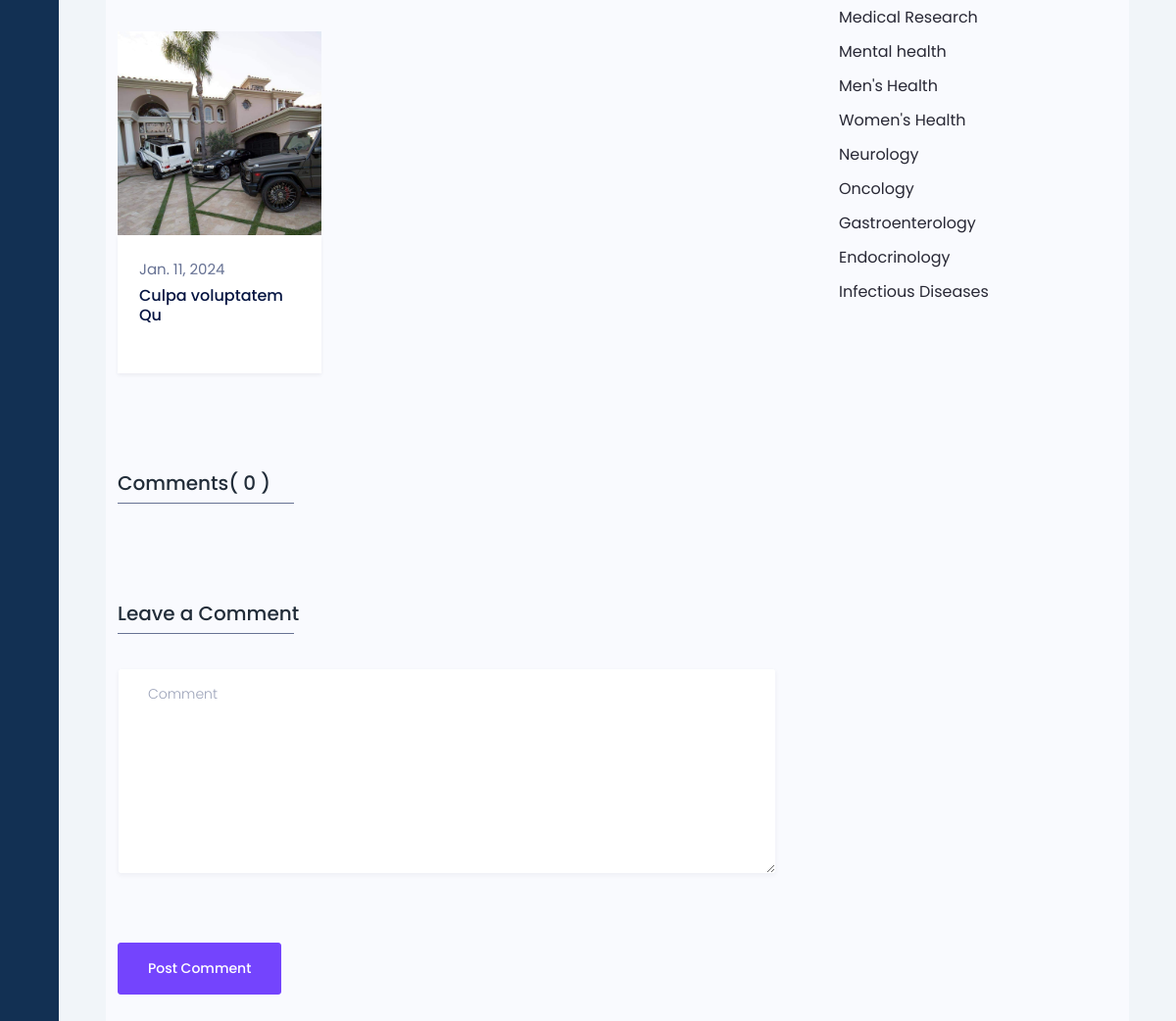
The app's page /blog/2/ (signed in, lower part), older data.
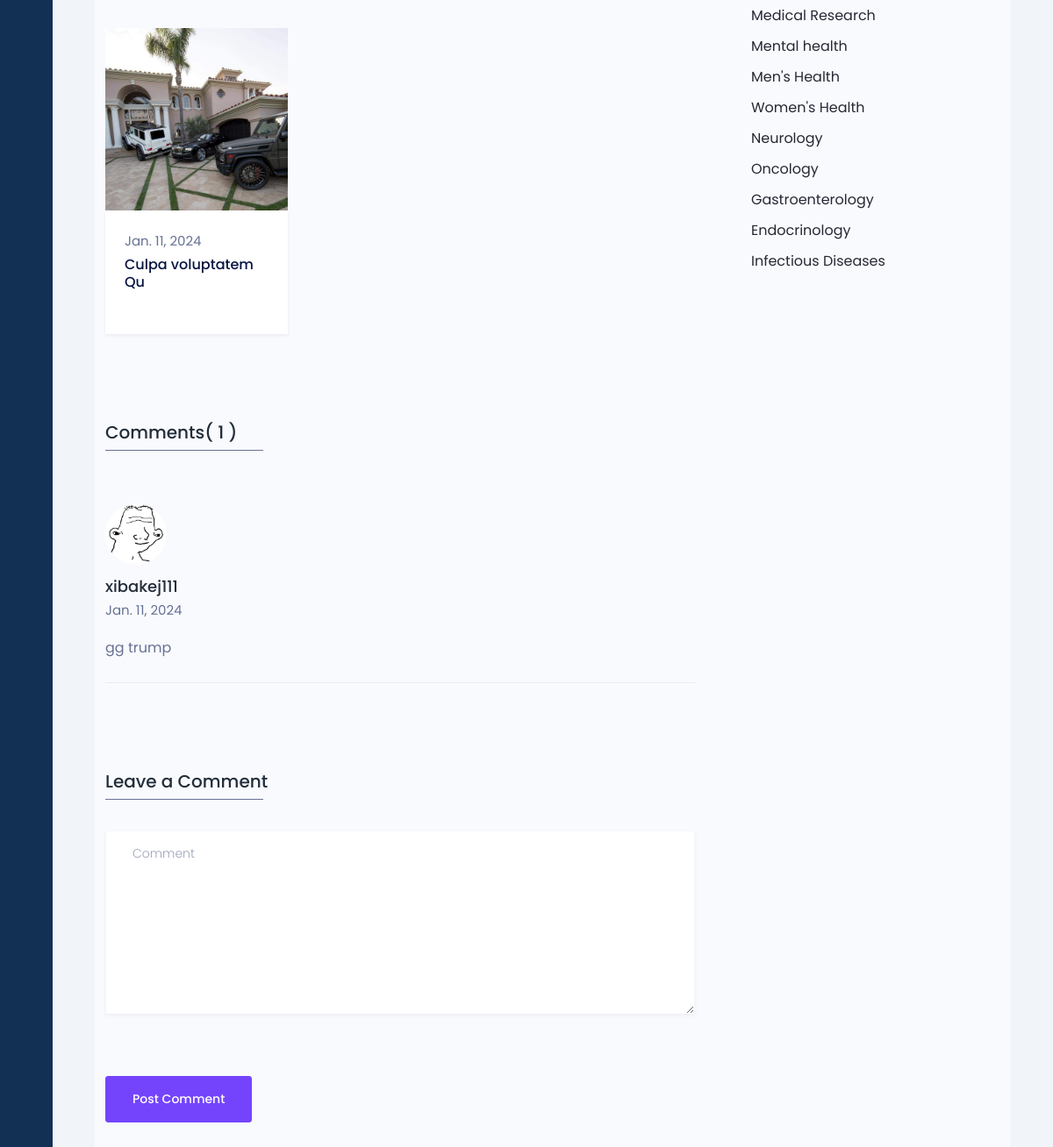
The same page, newer data.
### doctors/models.py (models this page shows, shortened)
class Blogs(models.Model):
  blog_id = models.AutoField(primary_key=True)
  title = models.CharField(max_length=255)
  description = models.TextField()
  summary = models.TextField()
  is_published = models.BooleanField(default=False)
  posted_at = models.DateField(default=datetime.now)
  thumbnail = models.ImageField(upload_to="blogs/thumbnail", null=True, blank=True)
  id_category = models.ForeignKey(Category, on_delete=models.PROTECT)
  doctor = models.ForeignKey(Doctors, on_delete=models.CASCADE)
  class Meta:
    verbose_name = "Blog"
    verbose_name_plural = "Blogs"

class Category(models.Model):
  id_category = models.AutoField(primary_key=True)
  name = models.CharField(max_length=50)
  class Meta:
    verbose_name = "Category"
    verbose_name_plural = "Categories"
  def __str__(self):
    return self.name

class Comments(models.Model):
  comment_id = models.AutoField(primary_key=True)
  content = models.TextField()
  commented_at = models.DateField(default=datetime.now)
  user = models.ForeignKey(Users, on_delete=models.CASCADE)
  blog = models.ForeignKey(Blogs, on_delete=models.CASCADE)
  class Meta:
    verbose_name = "Comment"
    verbose_name_plural = "Comments"

### users/models.py (models this page shows, shortened)
class Users(AbstractUser):
    email = models.CharField(max_length=50,unique=True)
    username = models.CharField(max_length=50, unique=True)
    password = models.CharField(max_length=200)
    first_name = models.CharField(max_length=50)
    last_name = models.CharField(max_length=50)
    gender_choices = (("Male", "Male"), ("Female", "Female"))
    gender = models.CharField(max_length=10, choices=gender_choices, default="not_known")
    birthday = models.DateField(null=True, blank=True)
    is_doctor = models.BooleanField(default=False)
    profile_avatar = models.ImageField(upload_to="users/profiles", blank=True, default="doctor/profiles/download.png")
    id_address = models.ForeignKey(Address, on_delete=models.CASCADE, null=True)
    class Meta:
      verbose_name = "User"
      verbose_name_plural = "Users"

### doctors/views.py (the view)
# urls.py: path('blog/<int:blog_id>/',view_blog,name='blog'),
@login_required(login_url='/login')
def view_blog(request, blog_id):
    base_template = 'patients/base.html'
    if request.user.is_doctor:
      base_template = 'doctors/base.html'
    blog = get_object_or_404(Blogs, blog_id=blog_id)
    related_blogs = Blogs.objects.filter(id_category=blog.id_category, is_published=True).exclude(blog_id=blog_id).order_by('-posted_at')[:3]
    recent_blogs = Blogs.objects.filter(~Q(blog_id=blog_id), is_published=True).order_by('-posted_at')[:5]
    categories = Category.objects.all()
    comments = Comments.objects.filter(blog=blog)
    context = {
        'related_blogs': related_blogs,
        'recent_blogs': recent_blogs,
        'blog': blog,
        'categories': categories,
        'comments': comments,
        'base_template': base_template,
    }
    return render(request, 'doctors/view_blog.html', context)

### users/models.py (called while the page is built)
  def __str__(self):
      return self.user.get_full_name() or self.user.username

### templates/doctors/view_blog.html (shortened to what this page needs)
{% extends base_template %}
{% load static %}
{% block content %}
<main>
  <section class="blog_area sec_pad" style="margin-top:-8%;">
    <div class="container">
      <div class="row">
        <div class="col-lg-8">
          <div class="blog_post">
            <div class="row">
              {% for blog in related_blogs %}
              <div class="col-lg-4 col-sm-6">
                <div class="blog_post_item">
                  <div class="blog_img">
                    <a href="/blog/{{blog.blog_id}}">
                      <img src="{{blog.thumbnail.url}}" alt="">
                    </a>
                  </div>
                  <div class="blog_content">
                    <div class="entry_post_info">
                      <a href="#">{{blog.posted_at}}</a>
                    </div>
                    <a href="/blog/{{blog.title}}">
                      <h5 class="f_p f_size_16 f_500 t_color">{{blog.title}}</h5>
                    </a>
                  </div>
                </div>
              </div>
              {% endfor %}
            </div>
          </div>
          <div class="widget_title mt_100">
            <h3 class="f_p f_size_20 t_color3"> Comments( {{ comments.count }} )</h3>
            <div class="border_bottom"></div>
          </div>
          <ul class="comment-box list-unstyled mb-0">
            {% for comment in comments %}
              <li class="post_comment">
                <div class="media post_author mt_60">
                  <div class="media-left">
                    <img class="rounded-circle" src="{{ comment.user.profile_avatar.url }}" alt=""  style="width: 70px; height: 70px;">
                    <a href="#" class="replay"></a>
                </div>
                  <div class="media-body">
                    <h5 class="f_p t_color3 f_size_18 f_500">{{ comment.user.username }}</h5>
                    <h6 class="f_p f_size_15 f_400 mb_20">{{ comment.commented_at }}</h6>
                    <p>{{ comment.content }}</p>
                  </div>
                </div>
              </li>
            {% endfor %}
          </ul>
          <div class="widget_title mt_100">
            <h3 class="f_p f_size_20 t_color3">Leave a Comment</h3>
            <div class="border_bottom"></div>
          </div>
          <form class="get_quote_form row" action="{% url 'comment' %}" method="post">
            <div class="col-md-12 form-group">
              <textarea class="form-control message" name='comment' placeholder="Comment"></textarea>
            </div>
            <div class="col-md-12">
              <button class="btn btn_three btn_hover f_size_15 f_500" type="submit">Post Comment</button>
            </div>
          </form>
        </div>
        <div class="col-lg-4">
          <div class="blog-sidebar">
            <div class="widget sidebar_widget widget_categorie mt_60">
              <ul class="list-unstyled">
                {% for category in categories %}
                  <li>
                    <a href="/category/{{category.name}}">
                      <span>{{category.name}}</span>
                      <em></em></a>
                  </li>
                {% endfor %}
              </ul>
            </div>
          </div>
        </div>
      </div>
    </div>
  </section>
</main>
{% endblock %}

Row changes from the older to the newer data that the page shows:
added Comments: user.profile_avatar (picture), user.username "xibakej111", commented_at "Jan. 11, 2024", content "gg trump"
Text that changed along with them:
{{ comments.count }}: "0" → "1"
